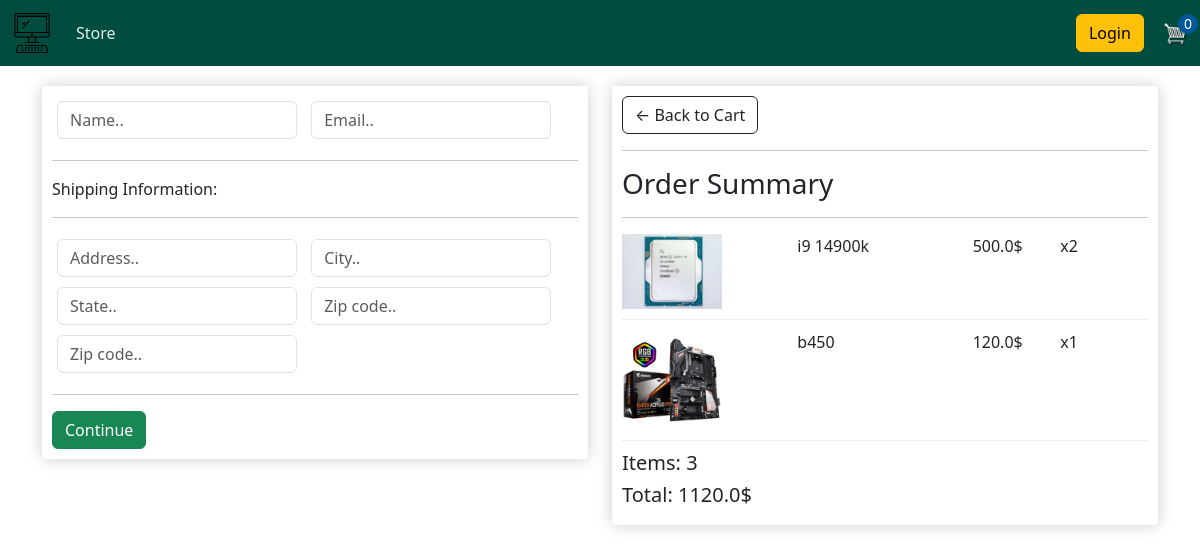
Screenshot of /checkout/ (signed in) with the database file from the repository.
### store/models.py (models this page shows, shortened)
class OrderItem(models.Model):
    pc_part = models.ForeignKey(PcPart, on_delete=models.CASCADE, related_name='order_items')
    order = models.ForeignKey(Order, on_delete=models.CASCADE, related_name='items')
    quantity = models.IntegerField()
    date_added = models.DateField(auto_now_add=True)
    @property
    def get_total(self):
        total = self.pc_part.price * self.quantity
        return total

class PcPart(models.Model):
    parts = [
        ('CPU', 'Processor'),
        ('GPU', 'Graphics Card'),
        ('RAM', 'Memory'),
        ('SSD', 'Solid State Drive'),
        ('HDD', 'Hard Disk Drive'),
        ('MB', 'Motherboard'),
        ('CASE', 'Cases')
    ]
    part = models.CharField(max_length=10, choices=parts)
    name = models.CharField(max_length=120)
    manufacturer = models.CharField(max_length=120)
    price = models.FloatField()
    stock = models.IntegerField()
    image = models.ImageField(null=True, blank=True)
    @property
    def image_url(self):
        try:
            url = self.image.url
        except:
            url = ''
        return url

class Order(models.Model):
    customer = models.ForeignKey(Customer, on_delete=models.CASCADE, related_name='orders')
    date_ordered = models.DateField(auto_now_add=True)
    completed = models.BooleanField(default=False)
    transaction_id = models.CharField(max_length=100, null=True)
    @property
    def get_cart_total(self):
        orderitems = self.items.all()
        total = sum([item.get_total for item in orderitems])
        return total
    @property
    def get_cart_items(self):
        orderitems = self.items.all()
        total = sum([item.quantity for item in orderitems])  # Summing the quantity of each item
        return total

### store/views.py (the view)
# urls.py: path('checkout/', checkout, name='checkout'),
def checkout(request):
    if request.user.is_authenticated:
        customer = request.user.customer
        order, created = Order.objects.get_or_create(customer=customer, completed=False)
        items = order.items.all()  # Retrieve related OrderItem objects
    else:
        items = []
        order = {'get_cart_total':0, 'get_cart_items' : 0}
    template_name = 'store/checkout.html'
    context = {
        'items': items,
        'order': order,
    }
    return render(request, template_name, context)

### templates/store/checkout.html (shortened to what this page needs)
{% extends 'store/main.html' %}
{% load static %}
{% block content %}
     <div class="row">
		<div class="col-lg-6">
			<div class="box-element" id="form-wrapper">
				<form id="form">
					<div id="user-info">
						<div class="form-field">
							<input required class="form-control" type="text" name="name" placeholder="Name..">
						</div>
						<div class="form-field">
							<input required class="form-control" type="email" name="email" placeholder="Email..">
						</div>
					</div>
					<div id="shipping-info">
						<hr>
						<p>Shipping Information:</p>
						<hr>
						<div class="form-field">
							<input class="form-control" type="text" name="address" placeholder="Address..">
						</div>
						<div class="form-field">
							<input class="form-control" type="text" name="city" placeholder="City..">
						</div>
						<div class="form-field">
							<input class="form-control" type="text" name="state" placeholder="State..">
						</div>
						<div class="form-field">
							<input class="form-control" type="text" name="zipcode" placeholder="Zip code..">
						</div>
						<div class="form-field">
							<input class="form-control" type="text" name="country" placeholder="Zip code..">
						</div>
					</div>
					<hr>
					<input id="form-button" class="btn btn-success btn-block" type="submit" value="Continue">
				</form>
			</div>
			<br>
		</div>
		<div class="col-lg-6">
			<div class="box-element">
				<a  class="btn btn-outline-dark" href="{% url 'cart' %}">&#x2190; Back to Cart</a>
				<hr>
				<h3>Order Summary</h3>
				<hr>
				{% for item in items%}
				<div class="cart-row">
					<div style="flex:2"><img class="row-image" src="{{item.pc_part.image_url}}"></div>
					<div style="flex:2"><p>{{item.pc_part.name}}</p></div>
					<div style="flex:1"><p>{{item.pc_part.price}}$</p></div>
					<div style="flex:1"><p>x{{item.quantity}}</p></div>
				</div>
				{% endfor %}
				<h5>Items: {{ order.get_cart_items }}</h5>
				<h5>Total: {{ order.get_cart_total }}$</h5>
			</div>
		</div>
	</div>
{% endblock content %}

### static/css/main.css (style rules this page uses)
body { background-color: hsl(0, 0%, 98%); }
h1, h2, h3, h4, h5, h6 { color: hsl(0, 0%, 20%); }
.box-element { box-shadow: hsl(0, 0%, 80%) 0 0 16px; background-color: #fff; border-radius: 4px; padding: 10px; }
.col-lg-4, .col-lg-6, .col-lg-8, .col-lg-12 { margin-top: 10px; }
.btn { border-radius: 0; background-color: #01579b; border-color: #01579b; color: #ffffff; }
.row-image { width: 100px; }
.form-field { width: 250px; display: inline-block; padding: 5px; }
.cart-row { display: flex; align-items: stretch; padding-bottom: 10px; margin-bottom: 10px; border-bottom: 1px solid #ececec; }

### rows the page displays
OrderItem: pc_part.image_url (picture), pc_part.name "i9 14900k", pc_part.price "500.0", quantity "2"
OrderItem: pc_part.image_url (picture), pc_part.name "b450", pc_part.price "120.0", quantity "1"
Order: get_cart_items "3", get_cart_total "1120.0"
